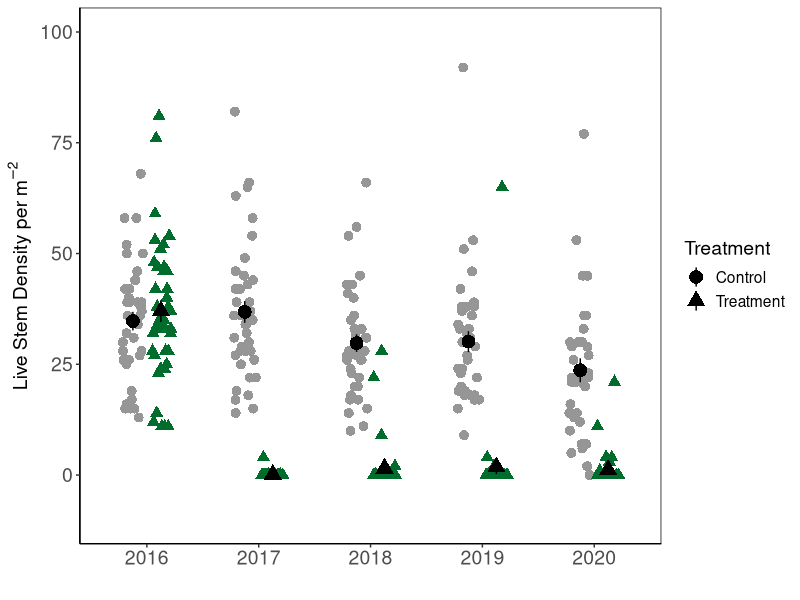
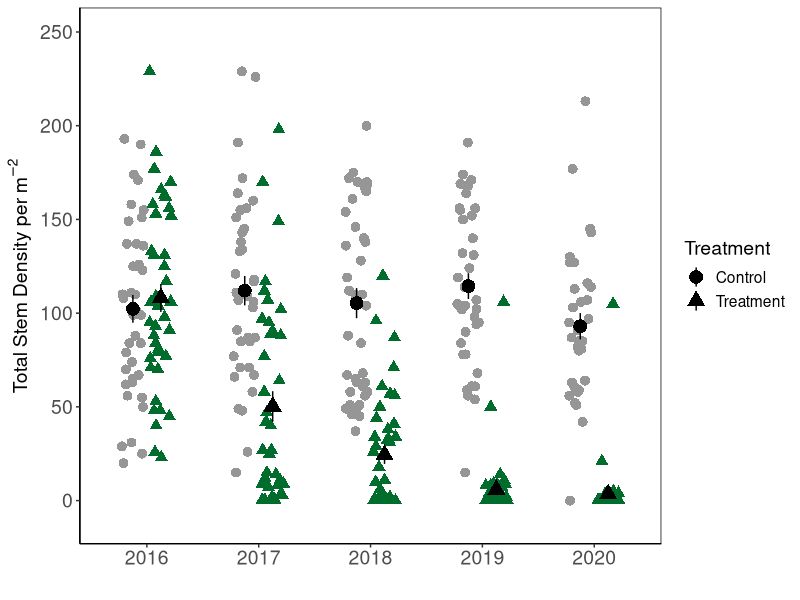
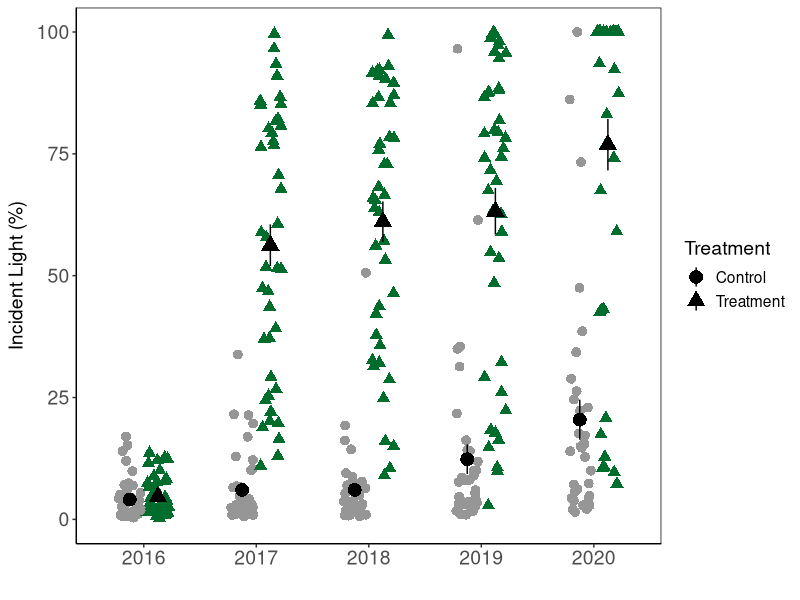
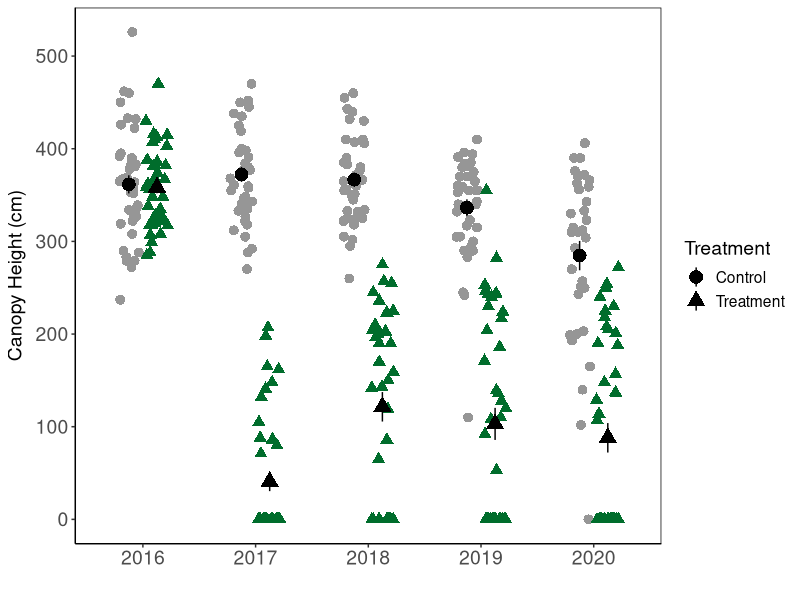
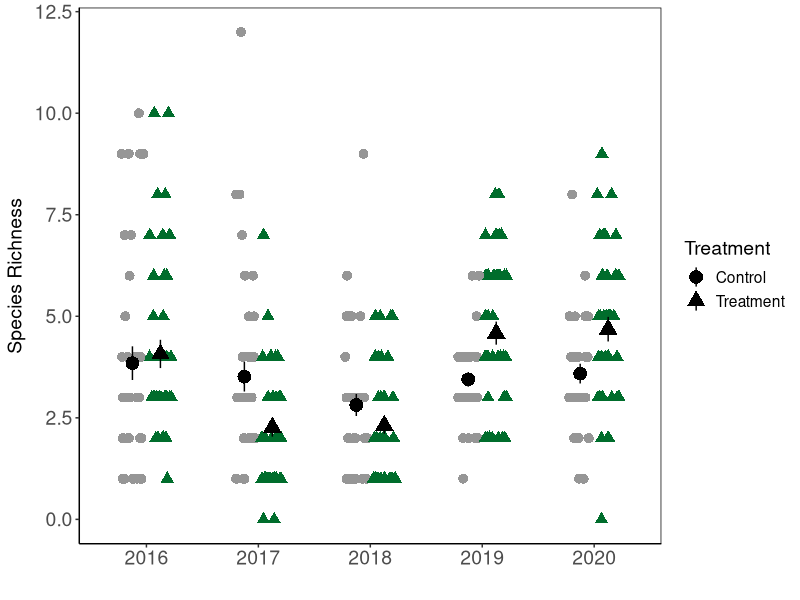
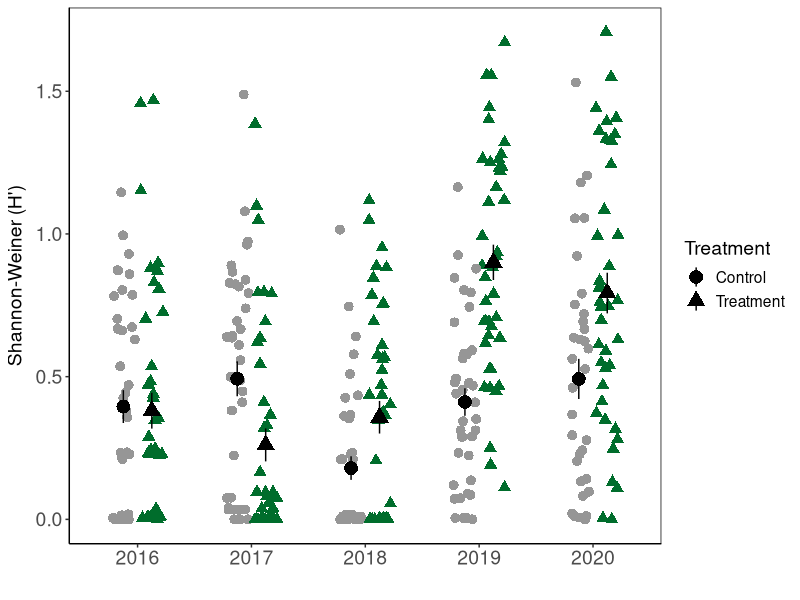
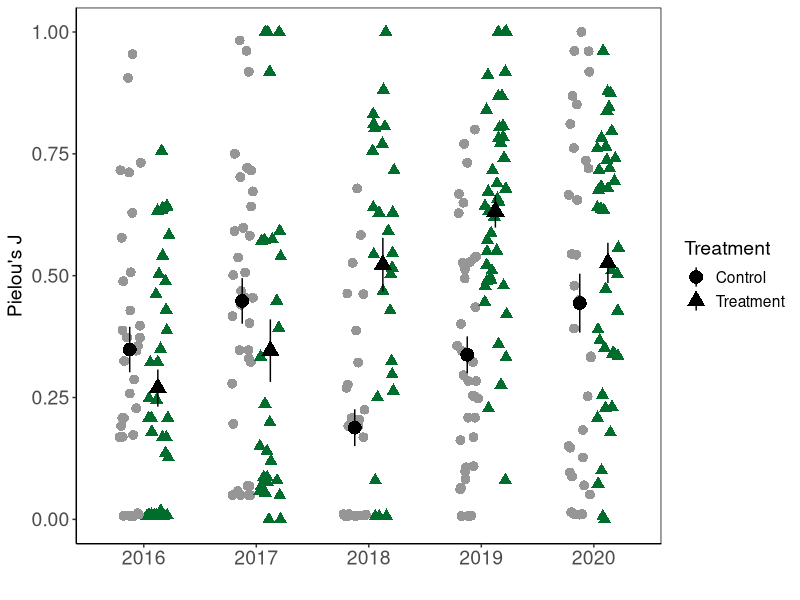
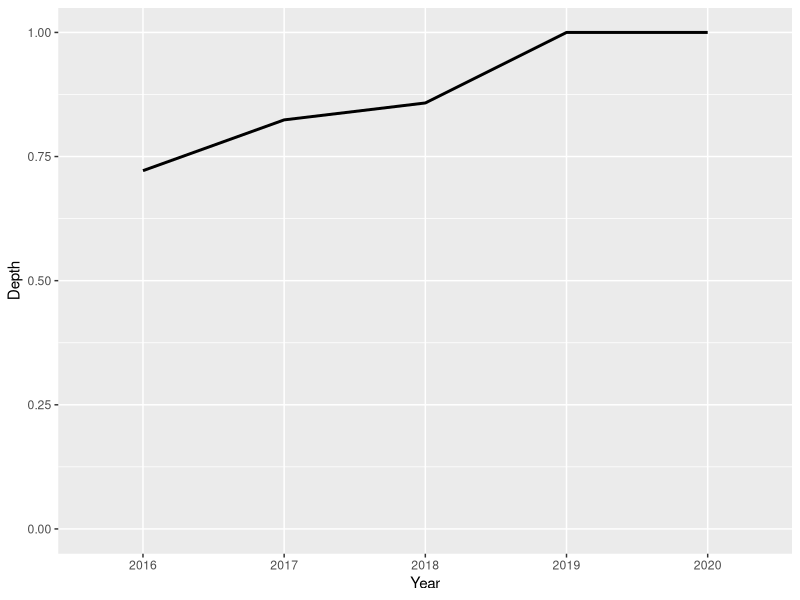

Generate these figures, in order, with R:

# Packages ----------------------------------------------------------------

library(tidyverse) # ggplot, pipes ( %>% )
library(ggpubr) # ggarrange, organize panels



# Load data ---------------------------------------------------------------

data <- read.csv("Data/efficacy_univariate.csv") #output from "Diversity Indices" script
str(data) # check it out

data$Year <- as.factor(data$Year) # treat year as a factor, not a number



# Figures -----------------------------------------------------------------

# Live Stems

(live.stems <- ggplot(data, aes(x = Year, y = LiveStem)) +
  geom_jitter(aes(shape = Treatment, color = Treatment), #jitter the plots
  position = position_jitterdodge(jitter.width = 0.2, dodge.width = 0.5),
  size = 3) +
  theme_classic() + # background is white
  stat_summary(
    aes(shape = Treatment), colour = "black", # want them black to stand out
    fun.data = "mean_se", fun.args = list(mult = 1), # average and standard error
    geom = "pointrange", size = 1,
    position = position_dodge(0.5)
  ) +
  labs(x = " ",
       y = expression(paste("Live Stem Density per m"^-2))) + # x and y labels
  scale_color_manual(values = c("#969696","#006d2c")) + # set colours here
  theme(panel.border = element_rect(fill = NA)) + # add full border
  theme(text = element_text(size = 14),
        axis.text.x = element_text(size = 14),
        axis.text.y = element_text(size = 14)) +
  ylim(-10, 100)) # make the y axis this size


# Total Stems 

(total.stems <- ggplot(data, aes(x = Year, y = TotalStem)) +
    geom_jitter(aes(shape = Treatment, color = Treatment), #jitter the plots
                position = position_jitterdodge(jitter.width = 0.2, dodge.width = 0.5),
                size = 3) +
    theme_classic() + # background is white
    stat_summary(
      aes(shape = Treatment), colour = "black", # want them black to stand out
      fun.data = "mean_se", fun.args = list(mult = 1), # average and standard error
      geom = "pointrange", size = 1,
      position = position_dodge(0.5)
    ) +
    labs(x = " ",
         y = expression(paste("Total Stem Density per m"^-2))) + # x and y labels
    scale_color_manual(values = c("#969696","#006d2c")) + # set colours here
    theme(panel.border = element_rect(fill = NA)) + # add full border
    theme(text = element_text(size = 14),
          axis.text.x = element_text(size = 14),
          axis.text.y = element_text(size = 14)) +
    ylim(-10, 250)) # make the y axis this size



# Incident Light 

(light <- ggplot(data, aes(x = Year, y = IncidentLight)) +
    geom_jitter(aes(shape = Treatment, color = Treatment), #jitter the plots
                position = position_jitterdodge(jitter.width = 0.2, dodge.width = 0.5),
                size = 3) +
    theme_classic() + # background is white
    stat_summary(
      aes(shape = Treatment), colour = "black", # want them black to stand out
      fun.data = "mean_se", fun.args = list(mult = 1), # average and standard error
      geom = "pointrange", size = 1,
      position = position_dodge(0.5)
    ) +
    labs(x = " ",
         y = expression(paste("Incident Light (%)"))) + # x and y labels
    scale_color_manual(values = c("#969696","#006d2c")) + # set colours here
    theme(panel.border = element_rect(fill = NA)) + # add full border
    theme(text = element_text(size = 14),
          axis.text.x = element_text(size = 14),
          axis.text.y = element_text(size = 14)) +
    ylim(0, 100)) # make the y axis this size



# Canopy Height

(height <- ggplot(data, aes(x = Year, y = CanopyH)) +
    geom_jitter(aes(shape = Treatment, color = Treatment), #jitter the plots
                position = position_jitterdodge(jitter.width = 0.2, dodge.width = 0.5),
                size = 3) +
    theme_classic() + # background is white
    stat_summary(
      aes(shape = Treatment), colour = "black", # want them black to stand out
      fun.data = "mean_se", fun.args = list(mult = 1), # average and standard error
      geom = "pointrange", size = 1,
      position = position_dodge(0.5)
    ) +
    labs(x = " ",
         y = expression(paste("Canopy Height (cm)"))) + # x and y labels
    scale_color_manual(values = c("#969696","#006d2c")) + # set colours here
    theme(panel.border = element_rect(fill = NA)) + # add full border
    theme(text = element_text(size = 14),
          axis.text.x = element_text(size = 14),
          axis.text.y = element_text(size = 14)))


# Richness


(richness <- ggplot(data, aes(x = Year, y = richness)) +
    geom_jitter(aes(shape = Treatment, color = Treatment), #jitter the plots
                position = position_jitterdodge(jitter.width = 0.2, dodge.width = 0.5),
                size = 3) +
    theme_classic() + # background is white
    stat_summary(
      aes(shape = Treatment), colour = "black", # want them black to stand out
      fun.data = "mean_se", fun.args = list(mult = 1), # average and standard error
      geom = "pointrange", size = 1,
      position = position_dodge(0.5)
    ) +
    labs(x = " ",
         y = expression(paste("Species Richness"))) + # x and y labels
    scale_color_manual(values = c("#969696","#006d2c")) + # set colours here
    theme(panel.border = element_rect(fill = NA)) + # add full border
    theme(text = element_text(size = 14),
          axis.text.x = element_text(size = 14),
          axis.text.y = element_text(size = 14)))


# Shannon-Weiner

(shannon <- ggplot(data, aes(x = Year, y = H)) +
    geom_jitter(aes(shape = Treatment, color = Treatment), #jitter the plots
                position = position_jitterdodge(jitter.width = 0.2, dodge.width = 0.5),
                size = 3) +
    theme_classic() + # background is white
    stat_summary(
      aes(shape = Treatment), colour = "black", # want them black to stand out
      fun.data = "mean_se", fun.args = list(mult = 1), # average and standard error
      geom = "pointrange", size = 1,
      position = position_dodge(0.5)
    ) +
    labs(x = " ",
         y = expression(paste("Shannon-Weiner (H')"))) + # x and y labels
    scale_color_manual(values = c("#969696","#006d2c")) + # set colours here
    theme(panel.border = element_rect(fill = NA)) + # add full border
    theme(text = element_text(size = 14),
          axis.text.x = element_text(size = 14),
          axis.text.y = element_text(size = 14)))


# Pielou 

(pielou <- ggplot(data, aes(x = Year, y = J)) +
    geom_jitter(aes(shape = Treatment, color = Treatment), #jitter the plots
                position = position_jitterdodge(jitter.width = 0.2, dodge.width = 0.5),
                size = 3) +
    theme_classic() + # background is white
    stat_summary(
      aes(shape = Treatment), colour = "black", # want them black to stand out
      fun.data = "mean_se", fun.args = list(mult = 1), # average and standard error
      geom = "pointrange", size = 1,
      position = position_dodge(0.5)
    ) +
    labs(x = " ",
         y = expression(paste("Pielou's J"))) + # x and y labels
    scale_color_manual(values = c("#969696","#006d2c")) + # set colours here
    theme(panel.border = element_rect(fill = NA)) + # add full border
    theme(text = element_text(size = 14),
          axis.text.x = element_text(size = 14),
          axis.text.y = element_text(size = 14)))


# Panel -------------------------------------------------------------------

# Stem density, height, light

BACI <- ggarrange(live.stems, total.stems, light, height,
          common.legend = TRUE, # they all have the same legend
          legend = "bottom", # I want it at the bottom
          labels = "AUTO", # auto label
          hjust = c(-7,-6), # horizontal movement of labels
          vjust = 2, # vertical movement
          align = "hv")  # vertical and horizontal align the figures

ggsave("Figures/BACI_panel.TIFF",
       dpi = 300,
       height = 8.21,
       width = 11.7,
       units = "in")


# Diversity Indices

Diversity <- ggarrange(richness, shannon, pielou,
                  common.legend = TRUE, # they all have the same legend
                  legend = "bottom", # I want it at the bottom
                  labels = "AUTO", # auto label
                  hjust = c(-7,-6), # horizontal movement of labels
                  vjust = 2, # vertical movement
                  align = "hv")  # vertical and horizontal align the figures

ggsave("Figures/Diversity_panel.TIFF", 
       dpi = 300,
       height = 7.97,
       width = 12.1,
       units = "in")
       


# Water Level Attempts ----------------------------------------------------

# max growing season lake levels normalized to the long term NOAA avg for Erie
# y = (x - min) / (max - min)

# All of this only months April - September
# Lake Erie min = 173.38 (Sept 1934)
# Lake Erie max = 175.14 (May 2019)
#175.14 - 173.38

growing <- read.csv("Data/erie_growing_season_mean.csv") # April - Sept 2016 to 2019
growing$Max

(174.65 - 173.38)/(1.76) #2016 = 0.7215909
(174.83 - 173.38)/(1.76) #2017 = 0.8238636
(174.89 - 173.38)/(1.76) #2018 = 0.8579545
(175.14 - 173.38)/(1.76) #2019 = 1.00

Year <- as.factor(c("2016","2017","2018","2019", "2020"))
Depth <- as.numeric(c("0.7215909","0.8238636","0.8579545","1.00", "1.00"))
depth.norm <- data.frame(Year, Depth)

ggplot(depth.norm, aes(x = Year, y = Depth, group = 1)) +
  geom_line(size = 1) +
  ylim(0, 1)


live.stems +
    scale_y_continuous(name = "Live Stem Density per m^-2",
    sec.axis = sec_axis( trans=~./100, name="Lake Erie water depth")) 
